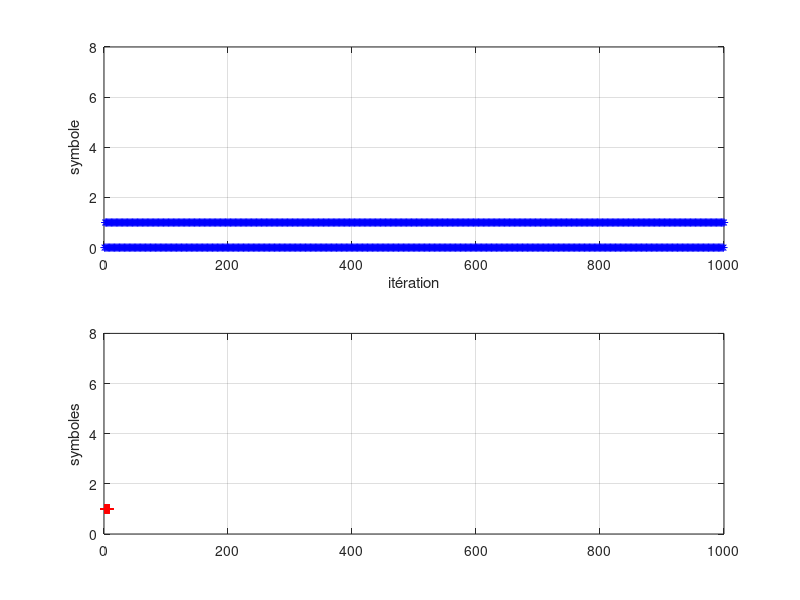
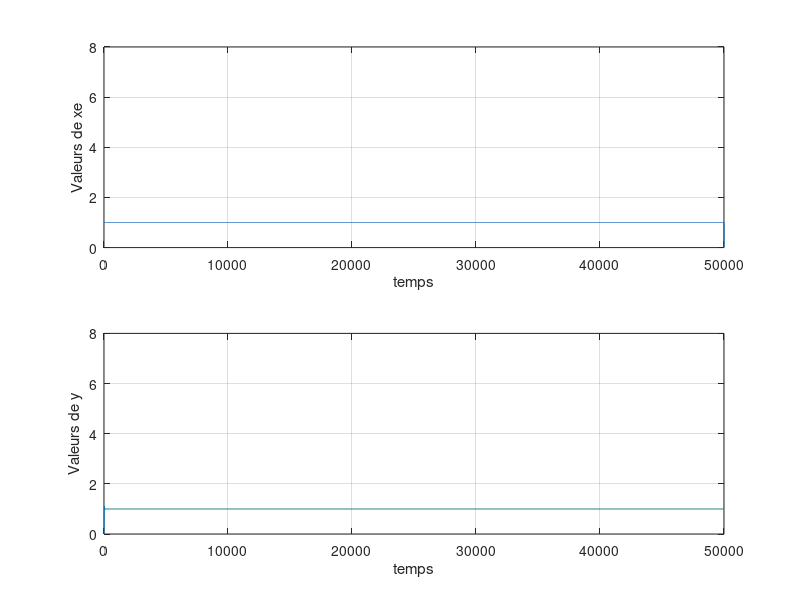
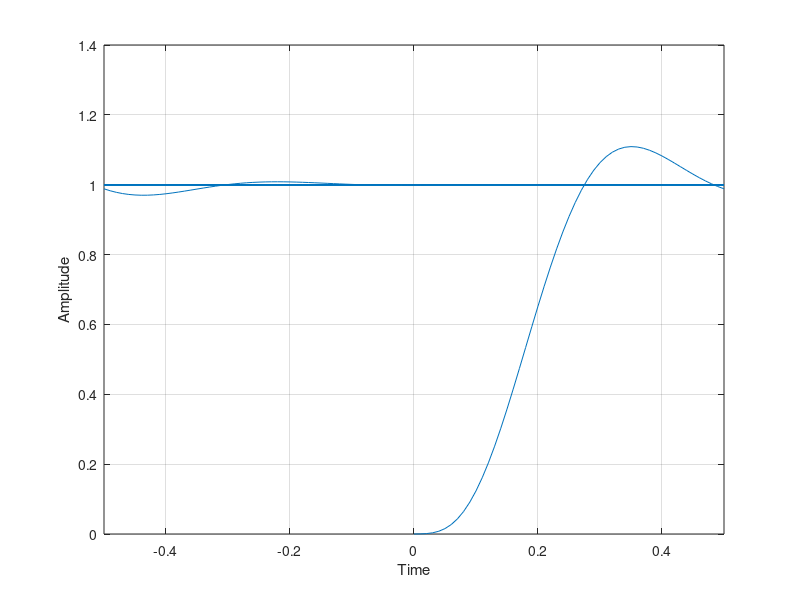
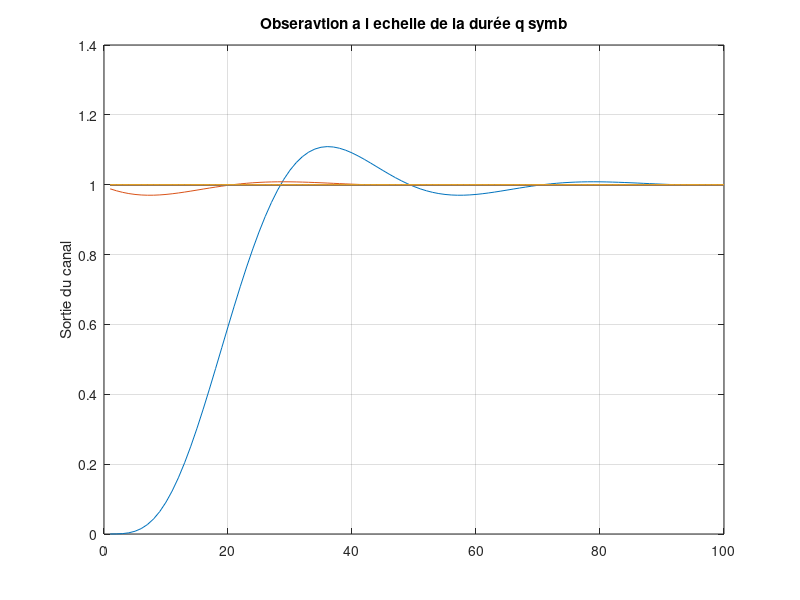

Recreate these plots in MATLAB, in order.
clc;
clf;
clear;

%% Partie 1:
p=3;
M=2^p;
L=1000;
N=50;

for i=1:L
    x(i)=(1+(-1)^i)/2;
end

Lx=length(x);

figure(1);
subplot(211);
plot(x,'b*');
title('');
xlabel('itération');
ylabel('symbole');
axis([0 L 0 M]);
grid;

%%Partie 2:
x = randi(1,M,L);
Lx = length(x);

subplot(212);
plot(x,'r+');
title('');
xlabel('');
ylabel('symboles');
axis([0 L 0 M]);
grid ; 

%% Partie 3: Simulation  d'un signal avec N pts/sym
N=50;
xe=zeros(1,N*L);
for i=1:N*L
    if(i<N*L)
        xe(i)=x(1+floor(i/N));
    end
end

%% Partie 4:Filtre de Butterworth
%Ordre n. Frequence de coupure wn
n=4;
wn=0.05;
[b,a] = butter(n,wn,'low');
y = filter(b,a,xe);

figure(2);
subplot(211);
plot(xe);
title('');
xlabel('temps');
ylabel('Valeurs de xe');
axis([0 N*L 0 M]);
grid;
subplot(212);
plot(y);
title('');
xlabel('temps');
ylabel('Valeurs de y');
axis([0 N*L 0 M]);
grid;

%%  Partie 5 : Synthese de eyediagram 
q = 2;
eyediagram(y,q*N);
grid;
title('');

%% Partie 6 : 
T=L/q;
for t=1:T
    for i=1:q*N
        oeil(i,t) = y(i+N*(t-1));
    end
end

figure(4);
plot(oeil);
grid,
title('Obseravtion a l echelle de la durée q symb');
ylabel('t');
ylabel('Sortie du canal')